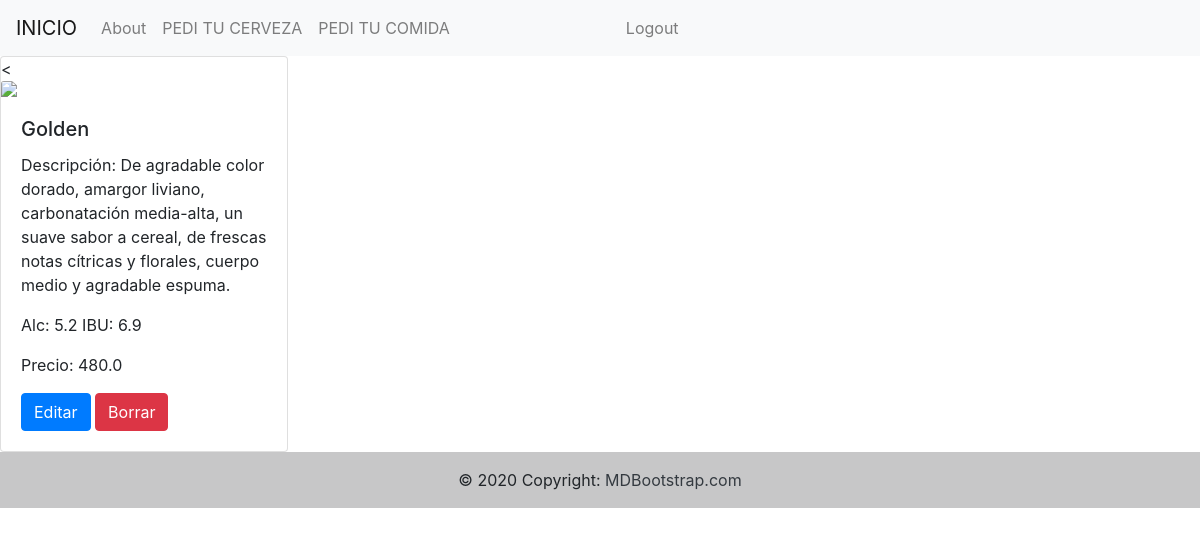
The page /Cervezas/detalle-cerveza/2/ (signed in) on the database its author committed.
### Cervezas/models.py (models this page shows, shortened)
class Cerveza(models.Model):
    style = models.CharField(max_length=50)
    description = models.CharField(max_length=500,null=True,blank=True)
    alcohol_volume = models.FloatField()
    IBU = models.FloatField()
    price = models.FloatField()
    image = models.ImageField(upload_to='Cervezas/', null=True, blank=True)
    class Meta:
        verbose_name = 'Cerveza'
        verbose_name_plural = 'Cervezas'

### Cervezas/views.py (the view)
# urls.py: path('detalle-cerveza/<int:pk>/',detalle_cervezas,name='detalle_cerveza')
def detalle_cervezas(request,pk):
    if request.user.is_authenticated:
        if request.method == 'GET':
            cerveza = Cerveza.objects.get(pk=pk)
            context = {'cerveza':cerveza}
            return render(request, 'Cervezas/detalle_cervezas.html', context=context)
    return redirect('login')

### Templates/Cervezas/detalle_cervezas.html (shortened to what this page needs)
{% extends 'Base.html' %}
{% block contenido_que_cambia %}
<div class="card" style="width: 18rem;">
    <{% if cerveza.image %}
    <img src="{{cerveza.image.url}}" class="card-img-top">
    {% else %}
    <img src="https://www.cervezataf.com/wp-content/uploads/2021/03/ingredientes-cerveza-artesanal.jpg" class="card-img-top">
    {% endif %}
    <div class="card-body">
        <h5 class="card-title">{{cerveza.style}}</h5>
        <p class="card-text">Descripción: {{cerveza.description}}</p>
        <p class="card-text">Alc: {{cerveza.alcohol_volume}}   IBU: {{cerveza.IBU}}</p>
        <p class="card-text">Precio: {{cerveza.price}}</p>
        {% if request.user.is_superuser %}
        <a href="/Cervezas/update-cerveza/{{cerveza.id}}/" class="btn btn-primary">Editar</a>
        <a href="/Cervezas/delete-cerveza/{{cerveza.id}}/" class="btn btn-danger">Borrar</a>
        {% endif %}
    </div>
</div>
{% endblock %}

### rows shown on the page
Cerveza: style "Golden", description "De agradable color dorado, amargor liviano, carbonatación media-alta, un suave sabor a cereal, de frescas notas cítricas y florales, cuerpo medio y agradable espuma.", alcohol_volume "5.2", IBU "6.9", price "480.0"
